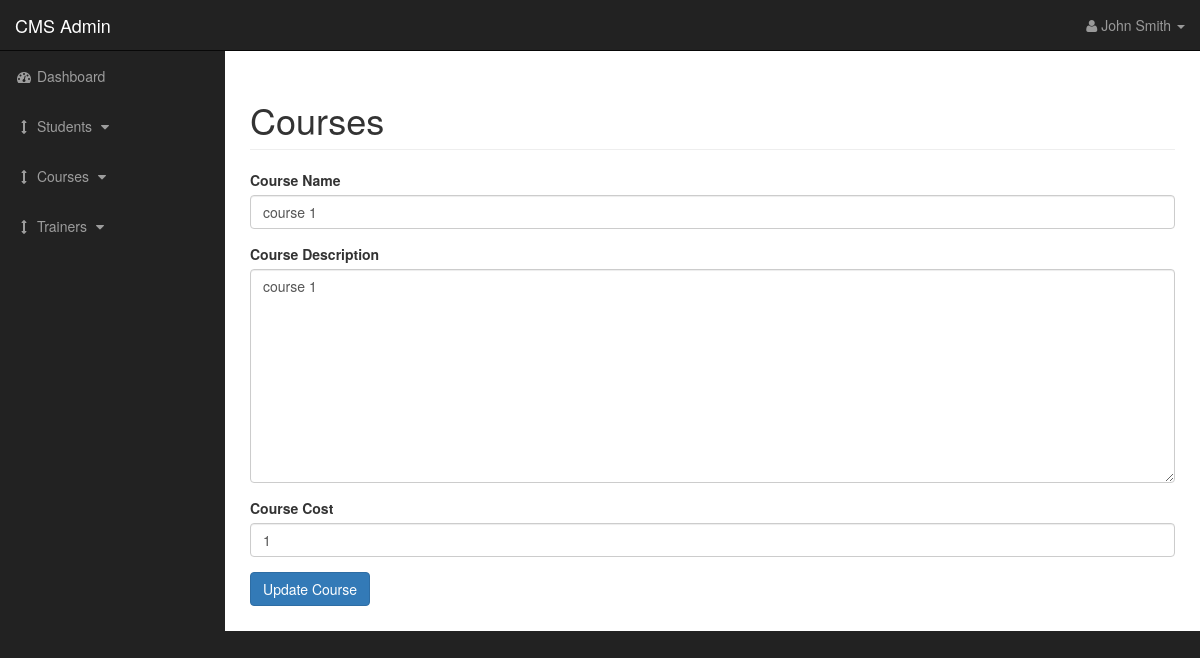
Page /courses.php?source=edit_course&c_id=1 on the committed database.
### tables this page shows
CREATE TABLE `courses` (
  `id` int(11) NOT NULL,
  `course_name` varchar(255) NOT NULL,
  `course_descreption` text NOT NULL,
  `course_cost` float NOT NULL
);

### includes/edit_course.php (the view, shortened to what this page needs)
<?php
    if(isset($_GET["c_id"])){
        $getTheCourseId = $_GET["c_id"];
    }
    $query = "SELECT * FROM courses WHERE id = {$getTheCourseId} ";
        $editCourseById = mysqli_query($connection,$query);
        while ($row = mysqli_fetch_assoc($editCourseById) ) {
            $courseName = $row['course_name'];
            $courseDescription = $row['course_descreption'];
            $courseCost = $row['course_cost'];
        }
?>
<form action="" method="post" enctype="multipart/form-data">
 <div class="form-group">
     <label for="name">Course Name</label>
     <input value = "<?php echo $courseName ?>" type="text" name="name" class="form-control" >
 </div>
 <div class="form-group">
     <label for="description">Course Description</label>
     <textarea  type="text" name="description" class="form-control" cols="30" rows="10"><?php echo $courseDescription ?></textarea>
 </div>
 <div class="form-group">
     <label for="cost">Course Cost</label>
     <input value = "<?php echo $courseCost ?>" type="number" name="course_cost" class="form-control" step="0.01">
 </div>
 <div class="form-group">
     <input type="submit" name="update_course" class="btn btn-primary" value="Update Course">
 </div>
</form>

### css/sb-admin.css (style rules this page uses)
body { margin-top: 100px; background-color: #222; }
@media (min-width:768px) { body { margin-top: 50px; } }

### rows in the picture
courses: name "course 1", description "course 1", course_cost "1"
